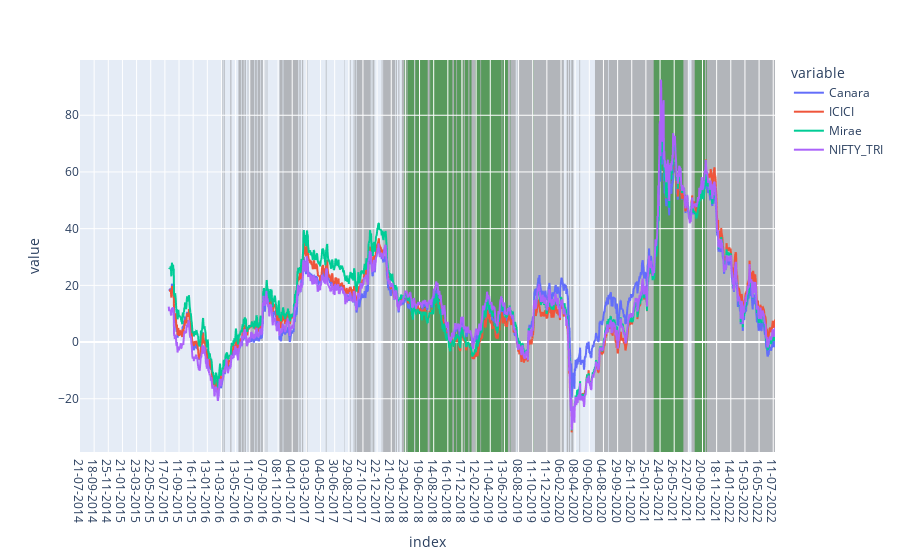

The cell this chart's notebook holds for it:
### Code cell
for i,j in zip(xstart,xend):
    fig.add_vrect(
        x0=i, x1=j,
        fillcolor="grey", opacity=0.5,
        layer="below", line_width=0
    )

for i,j in zip(x_start,x_end):
    fig.add_vrect(
        x0=i, x1=j,
        fillcolor="green", opacity=0.5,
        layer="below", line_width=0
    )
fig.show()

### Figure 1 — Plotly figure (JSON) as saved in the notebook; plotly's stock layout.template omitted (floating-point values rounded to 4 significant figures; data arrays with more than 128 entries replaced by an {"elided": "..."} marker saying what was removed)
{"data": [{"hovertemplate": "variable=Canara<br>index=%{x}<br>value=%{y}<extra></extra>", "legendgroup": "Canara", "line": {"color": "#636efa", "dash": "solid"}, "marker": {"symbol": "circle"}, "mode": "lines", "name": "Canara", "showlegend": true, "type": "scattergl", "x": {"elided": "1966 str values"}, "xaxis": "x", "y": {"elided": "1966 float values"}, "yaxis": "y"}, {"hovertemplate": "variable=ICICI<br>index=%{x}<br>value=%{y}<extra></extra>", "legendgroup": "ICICI", "line": {"color": "#EF553B", "dash": "solid"}, "marker": {"symbol": "circle"}, "mode": "lines", "name": "ICICI", "showlegend": true, "type": "scattergl", "x": {"elided": "1966 str values"}, "xaxis": "x", "y": {"elided": "1966 float values"}, "yaxis": "y"}, {"hovertemplate": "variable=Mirae<br>index=%{x}<br>value=%{y}<extra></extra>", "legendgroup": "Mirae", "line": {"color": "#00cc96", "dash": "solid"}, "marker": {"symbol": "circle"}, "mode": "lines", "name": "Mirae", "showlegend": true, "type": "scattergl", "x": {"elided": "1966 str values"}, "xaxis": "x", "y": {"elided": "1966 float values"}, "yaxis": "y"}, {"hovertemplate": "variable=NIFTY_TRI<br>index=%{x}<br>value=%{y}<extra></extra>", "legendgroup": "NIFTY_TRI", "line": {"color": "#ab63fa", "dash": "solid"}, "marker": {"symbol": "circle"}, "mode": "lines", "name": "NIFTY_TRI", "showlegend": true, "type": "scattergl", "x": {"elided": "1966 str values"}, "xaxis": "x", "y": {"elided": "1966 float values"}, "yaxis": "y"}], "layout": {"autosize": true, "legend": {"title": {"text": "variable"}, "tracegroupgap": 0}, "margin": {"t": 60}, "shapes": [{"fillcolor": "grey", "layer": "below", "line": {"width": 0}, "opacity": 0.5, "type": "rect", "x0": "10-03-2016", "x1": "16-03-2016", "xref": "x", "y0": 0, "y1": 1, "yref": "y domain"}, {"fillcolor": "grey", "layer": "below", "line": {"width": 0}, "opacity": 0.5, "type": "rect", "x0": "18-03-2016", "x1": "21-03-2016", "xref": "x", "y0": 0, "y1": 1, "yref": "y domain"}, {"fillcolor": "grey", "layer": "below", "line": {"width": 0}, "opacity": 0.5, "type": "rect", "x0": "23-03-2016", "x1": "29-03-2016", "xref": "x", "y0": 0, "y1": 1, "yref": "y domain"}, {"fillcolor": "grey", "layer": "below", "line": {"width": 0}, "opacity": 0.5, "type": "rect", "x0": "04-04-2016", "x1": "04-04-2016", "xref": "x", "y0": 0, "y1": 1, "yref": "y domain"}, {"fillcolor": "grey", "layer": "below", "line": {"width": 0}, "opacity": 0.5, "type": "rect", "x0": "22-04-2016", "x1": "27-04-2016", "xref": "x", "y0": 0, "y1": 1, "yref": "y domain"}, {"fillcolor": "grey", "layer": "below", "line": {"width": 0}, "opacity": 0.5, "type": "rect", "x0": "09-05-2016", "x1": "09-05-2016", "xref": "x", "y0": 0, "y1": 1, "yref": "y domain"}, {"fillcolor": "grey", "layer": "below", "line": {"width": 0}, "opacity": 0.5, "type": "rect", "x0": "12-05-2016", "x1": "12-05-2016", "xref": "x", "y0": 0, "y1": 1, "yref": "y domain"}, {"fillcolor": "grey", "layer": "below", "line": {"width": 0}, "opacity": 0.5, "type": "rect", "x0": "18-05-2016", "x1": "18-05-2016", "xref": "x", "y0": 0, "y1": 1, "yref": "y domain"}, {"fillcolor": "grey", "layer": "below", "line": {"width": 0}, "opacity": 0.5, "type": "rect", "x0": "25-05-2016", "x1": "03-06-2016", "xref": "x", "y0": 0, "y1": 1, "yref": "y domain"}, {"fillcolor": "grey", "layer": "below", "line": {"width": 0}, "opacity": 0.5, "type": "rect", "x0": "07-06-2016", "x1": "15-06-2016", "xref": "x", "y0": 0, "y1": 1, "yref": "y domain"}, {"fillcolor": "grey", "layer": "below", "line": {"width": 0}, "opacity": 0.5, "type": "rect", "x0": "17-06-2016", "x1": "23-06-2016", "xref": "x", "y0": 0, "y1": 1, "yref": "y domain"}, {"fillcolor": "grey", "layer": "below", "line": {"width": 0}, "opacity": 0.5, "type": "rect", "x0": "29-06-2016", "x1": "30-06-2016", "xref": "x", "y0": 0, "y1": 1, "yref": "y domain"}, {"fillcolor": "grey", "layer": "below", "line": {"width": 0}, "opacity": 0.5, "type": "rect", "x0": "04-07-2016", "x1": "05-07-2016", "xref": "x", "y0": 0, "y1": 1, "yref": "y domain"}, {"fillcolor": "grey", "layer": "below", "line": {"width": 0}, "opacity": 0.5, "type": "rect", "x0": "11-07-2016", "x1": "28-07-2016", "xref": "x", "y0": 0, "y1": 1, "yref": "y domain"}, {"fillcolor": "grey", "layer": "below", "line": {"width": 0}, "opacity": 0.5, "type": "rect", "x0": "01-08-2016", "x1": "08-08-2016", "xref": "x", "y0": 0, "y1": 1, "yref": "y domain"}, {"fillcolor": "grey", "layer": "below", "line": {"width": 0}, "opacity": 0.5, "type": "rect", "x0": "10-08-2016", "x1": "23-08-2016", "xref": "x", "y0": 0, "y1": 1, "yref": "y domain"}, {"fillcolor": "grey", "layer": "below", "line": {"width": 0}, "opacity": 0.5, "type": "rect", "x0": "25-08-2016", "x1": "01-09-2016", "xref": "x", "y0": 0, "y1": 1, "yref": "y domain"}, {"fillcolor": "grey", "layer": "below", "line": {"width": 0}, "opacity": 0.5, "type": "rect", "x0": "06-09-2016", "x1": "06-09-2016", "xref": "x", "y0": 0, "y1": 1, "yref": "y domain"}, {"fillcolor": "grey", "layer": "below", "line": {"width": 0}, "opacity": 0.5, "type": "rect", "x0": "09-09-2016", "x1": "14-09-2016", "xref": "x", "y0": 0, "y1": 1, "yref": "y domain"}, {"fillcolor": "grey", "layer": "below", "line": {"width": 0}, "opacity": 0.5, "type": "rect", "x0": "16-09-2016", "x1": "19-09-2016", "xref": "x", "y0": 0, "y1": 1, "yref": "y domain"}, {"fillcolor": "grey", "layer": "below", "line": {"width": 0}, "opacity": 0.5, "type": "rect", "x0": "22-09-2016", "x1": "23-09-2016", "xref": "x", "y0": 0, "y1": 1, "yref": "y domain"}, {"fillcolor": "grey", "layer": "below", "line": {"width": 0}, "opacity": 0.5, "type": "rect", "x0": "27-09-2016", "x1": "27-09-2016", "xref": "x", "y0": 0, "y1": 1, "yref": "y domain"}, {"fillcolor": "grey", "layer": "below", "line": {"width": 0}, "opacity": 0.5, "type": "rect", "x0": "03-10-2016", "x1": "03-10-2016", "xref": "x", "y0": 0, "y1": 1, "yref": "y domain"}, {"fillcolor": "grey", "layer": "below", "line": {"width": 0}, "opacity": 0.5, "type": "rect", "x0": "08-11-2016", "x1": "08-11-2016", "xref": "x", "y0": 0, "y1": 1, "yref": "y domain"}, {"fillcolor": "grey", "layer": "below", "line": {"width": 0}, "opacity": 0.5, "type": "rect", "x0": "15-11-2016", "x1": "28-11-2016", "xref": "x", "y0": 0, "y1": 1, "yref": "y domain"}, {"fillcolor": "grey", "layer": "below", "line": {"width": 0}, "opacity": 0.5, "type": "rect", "x0": "30-11-2016", "x1": "30-01-2017", "xref": "x", "y0": 0, "y1": 1, "yref": "y domain"}, {"fillcolor": "grey", "layer": "below", "line": {"width": 0}, "opacity": 0.5, "type": "rect", "x0": "01-02-2017", "x1": "03-02-2017", "xref": "x", "y0": 0, "y1": 1, "yref": "y domain"}, {"fillcolor": "grey", "layer": "below", "line": {"width": 0}, "opacity": 0.5, "type": "rect", "x0": "07-02-2017", "x1": "09-02-2017", "xref": "x", "y0": 0, "y1": 1, "yref": "y domain"}, {"fillcolor": "grey", "layer": "below", "line": {"width": 0}, "opacity": 0.5, "type": "rect", "x0": "14-02-2017", "x1": "17-02-2017", "xref": "x", "y0": 0, "y1": 1, "yref": "y domain"}, {"fillcolor": "grey", "layer": "below", "line": {"width": 0}, "opacity": 0.5, "type": "rect", "x0": "22-02-2017", "x1": "22-02-2017", "xref": "x", "y0": 0, "y1": 1, "yref": "y domain"}, {"fillcolor": "grey", "layer": "below", "line": {"width": 0}, "opacity": 0.5, "type": "rect", "x0": "02-03-2017", "x1": "08-03-2017", "xref": "x", "y0": 0, "y1": 1, "yref": "y domain"}, {"fillcolor": "grey", "layer": "below", "line": {"width": 0}, "opacity": 0.5, "type": "rect", "x0": "20-03-2017", "x1": "20-03-2017", "xref": "x", "y0": 0, "y1": 1, "yref": "y domain"}, {"fillcolor": "grey", "layer": "below", "line": {"width": 0}, "opacity": 0.5, "type": "rect", "x0": "23-03-2017", "x1": "23-03-2017", "xref": "x", "y0": 0, "y1": 1, "yref": "y domain"}, {"fillcolor": "grey", "layer": "below", "line": {"width": 0}, "opacity": 0.5, "type": "rect", "x0": "03-04-2017", "x1": "03-04-2017", "xref": "x", "y0": 0, "y1": 1, "yref": "y domain"}, {"fillcolor": "grey", "layer": "below", "line": {"width": 0}, "opacity": 0.5, "type": "rect", "x0": "12-04-2017", "x1": "12-04-2017", "xref": "x", "y0": 0, "y1": 1, "yref": "y domain"}, {"fillcolor": "grey", "layer": "below", "line": {"width": 0}, "opacity": 0.5, "type": "rect", "x0": "19-05-2017", "x1": "19-05-2017", "xref": "x", "y0": 0, "y1": 1, "yref": "y domain"}, {"fillcolor": "grey", "layer": "below", "line": {"width": 0}, "opacity": 0.5, "type": "rect", "x0": "25-05-2017", "x1": "29-05-2017", "xref": "x", "y0": 0, "y1": 1, "yref": "y domain"}, {"fillcolor": "grey", "layer": "below", "line": {"width": 0}, "opacity": 0.5, "type": "rect", "x0": "03-07-2017", "x1": "03-07-2017", "xref": "x", "y0": 0, "y1": 1, "yref": "y domain"}, {"fillcolor": "grey", "layer": "below", "line": {"width": 0}, "opacity": 0.5, "type": "rect", "x0": "09-08-2017", "x1": "10-08-2017", "xref": "x", "y0": 0, "y1": 1, "yref": "y domain"}, {"fillcolor": "grey", "layer": "below", "line": {"width": 0}, "opacity": 0.5, "type": "rect", "x0": "17-08-2017", "x1": "17-08-2017", "xref": "x", "y0": 0, "y1": 1, "yref": "y domain"}, {"fillcolor": "grey", "layer": "below", "line": {"width": 0}, "opacity": 0.5, "type": "rect", "x0": "29-08-2017", "x1": "29-08-2017", "xref": "x", "y0": 0, "y1": 1, "yref": "y domain"}, {"fillcolor": "grey", "layer": "below", "line": {"width": 0}, "opacity": 0.5, "type": "rect", "x0": "01-09-2017", "x1": "05-09-2017", "xref": "x", "y0": 0, "y1": 1, "yref": "y domain"}, {"fillcolor": "grey", "layer": "below", "line": {"width": 0}, "opacity": 0.5, "type": "rect", "x0": "13-09-2017", "x1": "13-09-2017", "xref": "x", "y0": 0, "y1": 1, "yref": "y domain"}, {"fillcolor": "grey", "layer": "below", "line": {"width": 0}, "opacity": 0.5, "type": "rect", "x0": "15-09-2017", "x1": "18-09-2017", "xref": "x", "y0": 0, "y1": 1, "yref": "y domain"}, {"fillcolor": "grey", "layer": "below", "line": {"width": 0}, "opacity": 0.5, "type": "rect", "x0": "20-09-2017", "x1": "26-09-2017", "xref": "x", "y0": 0, "y1": 1, "yref": "y domain"}, {"fillcolor": "grey", "layer": "below", "line": {"width": 0}, "opacity": 0.5, "type": "rect", "x0": "28-09-2017", "x1": "28-11-2017", "xref": "x", "y0": 0, "y1": 1, "yref": "y domain"}, {"fillcolor": "grey", "layer": "below", "line": {"width": 0}, "opacity": 0.5, "type": "rect", "x0": "30-11-2017", "x1": "01-12-2017", "xref": "x", "y0": 0, "y1": 1, "yref": "y domain"}, {"fillcolor": "grey", "layer": "below", "line": {"width": 0}, "opacity": 0.5, "type": "rect", "x0": "05-12-2017", "x1": "11-12-2017", "xref": "x", "y0": 0, "y1": 1, "yref": "y domain"}, {"fillcolor": "grey", "layer": "below", "line": {"width": 0}, "opacity": 0.5, "type": "rect", "x0": "13-12-2017", "x1": "14-12-2017", "xref": "x", "y0": 0, "y1": 1, "yref": "y domain"}, {"fillcolor": "grey", "layer": "below", "line": {"width": 0}, "opacity": 0.5, "type": "rect", "x0": "18-12-2017", "x1": "18-12-2017", "xref": "x", "y0": 0, "y1": 1, "yref": "y domain"}, {"fillcolor": "grey", "layer": "below", "line": {"width": 0}, "opacity": 0.5, "type": "rect", "x0": "27-12-2017", "x1": "27-12-2017", "xref": "x", "y0": 0, "y1": 1, "yref": "y domain"}, {"fillcolor": "grey", "layer": "below", "line": {"width": 0}, "opacity": 0.5, "type": "rect", "x0": "09-01-2018", "x1": "09-01-2018", "xref": "x", "y0": 0, "y1": 1, "yref": "y domain"}, {"fillcolor": "grey", "layer": "below", "line": {"width": 0}, "opacity": 0.5, "type": "rect", "x0": "11-01-2018", "x1": "15-01-2018", "xref": "x", "y0": 0, "y1": 1, "yref": "y domain"}, {"fillcolor": "grey", "layer": "below", "line": {"width": 0}, "opacity": 0.5, "type": "rect", "x0": "17-01-2018", "x1": "09-03-2018", "xref": "x", "y0": 0, "y1": 1, "yref": "y domain"}, {"fillcolor": "grey", "layer": "below", "line": {"width": 0}, "opacity": 0.5, "type": "rect", "x0": "13-03-2018", "x1": "16-03-2018", "xref": "x", "y0": 0, "y1": 1, "yref": "y domain"}, {"fillcolor": "grey", "layer": "below", "line": {"width": 0}, "opacity": 0.5, "type": "rect", "x0": "20-03-2018", "x1": "20-03-2018", "xref": "x", "y0": 0, "y1": 1, "yref": "y domain"}, {"fillcolor": "grey", "layer": "below", "line": {"width": 0}, "opacity": 0.5, "type": "rect", "x0": "22-03-2018", "x1": "27-03-2018", "xref": "x", "y0": 0, "y1": 1, "yref": "y domain"}, {"fillcolor": "grey", "layer": "below", "line": {"width": 0}, "opacity": 0.5, "type": "rect", "x0": "03-04-2018", "x1": "03-04-2018", "xref": "x", "y0": 0, "y1": 1, "yref": "y domain"}, {"fillcolor": "grey", "layer": "below", "line": {"width": 0}, "opacity": 0.5, "type": "rect", "x0": "09-04-2018", "x1": "29-05-2018", "xref": "x", "y0": 0, "y1": 1, "yref": "y domain"}, {"fillcolor": "grey", "layer": "below", "line": {"width": 0}, "opacity": 0.5, "type": "rect", "x0": "31-05-2018", "x1": "29-07-2019", "xref": "x", "y0": 0, "y1": 1, "yref": "y domain"}, {"fillcolor": "grey", "layer": "below", "line": {"width": 0}, "opacity": 0.5, "type": "rect", "x0": "01-08-2019", "x1": "05-08-2019", "xref": "x", "y0": 0, "y1": 1, "yref": "y domain"}, {"fillcolor": "grey", "layer": "below", "line": {"width": 0}, "opacity": 0.5, "type": "rect", "x0": "07-08-2019", "x1": "18-02-2020", "xref": "x", "y0": 0, "y1": 1, "yref": "y domain"}, {"fillcolor": "grey", "layer": "below", "line": {"width": 0}, "opacity": 0.5, "type": "rect", "x0": "02-03-2020", "x1": "06-03-2020", "xref": "x", "y0": 0, "y1": 1, "yref": "y domain"}, {"fillcolor": "grey", "layer": "below", "line": {"width": 0}, "opacity": 0.5, "type": "rect", "x0": "11-03-2020", "x1": "17-03-2020", "xref": "x", "y0": 0, "y1": 1, "yref": "y domain"}, {"fillcolor": "grey", "layer": "below", "line": {"width": 0}, "opacity": 0.5, "type": "rect", "x0": "20-03-2020", "x1": "30-03-2020", "xref": "x", "y0": 0, "y1": 1, "yref": "y domain"}, {"fillcolor": "grey", "layer": "below", "line": {"width": 0}, "opacity": 0.5, "type": "rect", "x0": "07-04-2020", "x1": "07-04-2020", "xref": "x", "y0": 0, "y1": 1, "yref": "y domain"}, {"fillcolor": "grey", "layer": "below", "line": {"width": 0}, "opacity": 0.5, "type": "rect", "x0": "28-04-2020", "x1": "30-04-2020", "xref": "x", "y0": 0, "y1": 1, "yref": "y domain"}, {"fillcolor": "grey", "layer": "below", "line": {"width": 0}, "opacity": 0.5, "type": "rect", "x0": "01-07-2020", "x1": "21-08-2020", "xref": "x", "y0": 0, "y1": 1, "yref": "y domain"}, {"fillcolor": "grey", "layer": "below", "line": {"width": 0}, "opacity": 0.5, "type": "rect", "x0": "25-08-2020", "x1": "26-07-2021", "xref": "x", "y0": 0, "y1": 1, "yref": "y domain"}, {"fillcolor": "grey", "layer": "below", "line": {"width": 0}, "opacity": 0.5, "type": "rect", "x0": "04-08-2021", "x1": "18-07-2022", "xref": "x", "y0": 0, "y1": 1, "yref": "y domain"}, {"fillcolor": "green", "layer": "below", "line": {"width": 0}, "opacity": 0.5, "type": "rect", "x0": "01-09-2016", "x1": "01-09-2016", "xref": "x", "y0": 0, "y1": 1, "yref": "y domain"}, {"fillcolor": "green", "layer": "below", "line": {"width": 0}, "opacity": 0.5, "type": "rect", "x0": "13-04-2018", "x1": "13-04-2018", "xref": "x", "y0": 0, "y1": 1, "yref": "y domain"}, {"fillcolor": "green", "layer": "below", "line": {"width": 0}, "opacity": 0.5, "type": "rect", "x0": "18-04-2018", "x1": "26-04-2018", "xref": "x", "y0": 0, "y1": 1, "yref": "y domain"}, {"fillcolor": "green", "layer": "below", "line": {"width": 0}, "opacity": 0.5, "type": "rect", "x0": "02-05-2018", "x1": "29-05-2018", "xref": "x", "y0": 0, "y1": 1, "yref": "y domain"}, {"fillcolor": "green", "layer": "below", "line": {"width": 0}, "opacity": 0.5, "type": "rect", "x0": "01-06-2018", "x1": "20-07-2018", "xref": "x", "y0": 0, "y1": 1, "yref": "y domain"}, {"fillcolor": "green", "layer": "below", "line": {"width": 0}, "opacity": 0.5, "type": "rect", "x0": "24-07-2018", "x1": "24-07-2018", "xref": "x", "y0": 0, "y1": 1, "yref": "y domain"}, {"fillcolor": "green", "layer": "below", "line": {"width": 0}, "opacity": 0.5, "type": "rect", "x0": "26-07-2018", "x1": "27-07-2018", "xref": "x", "y0": 0, "y1": 1, "yref": "y domain"}, {"fillcolor": "green", "layer": "below", "line": {"width": 0}, "opacity": 0.5, "type": "rect", "x0": "31-07-2018", "x1": "05-11-2018", "xref": "x", "y0": 0, "y1": 1, "yref": "y domain"}, {"fillcolor": "green", "layer": "below", "line": {"width": 0}, "opacity": 0.5, "type": "rect", "x0": "09-11-2018", "x1": "09-11-2018", "xref": "x", "y0": 0, "y1": 1, "yref": "y domain"}, {"fillcolor": "green", "layer": "below", "line": {"width": 0}, "opacity": 0.5, "type": "rect", "x0": "13-11-2018", "x1": "22-11-2018", "xref": "x", "y0": 0, "y1": 1, "yref": "y domain"}, {"fillcolor": "green", "layer": "below", "line": {"width": 0}, "opacity": 0.5, "type": "rect", "x0": "27-11-2018", "x1": "14-12-2018", "xref": "x", "y0": 0, "y1": 1, "yref": "y domain"}, {"fillcolor": "green", "layer": "below", "line": {"width": 0}, "opacity": 0.5, "type": "rect", "x0": "18-12-2018", "x1": "24-12-2018", "xref": "x", "y0": 0, "y1": 1, "yref": "y domain"}, {"fillcolor": "green", "layer": "below", "line": {"width": 0}, "opacity": 0.5, "type": "rect", "x0": "28-12-2018", "x1": "11-01-2019", "xref": "x", "y0": 0, "y1": 1, "yref": "y domain"}, {"fillcolor": "green", "layer": "below", "line": {"width": 0}, "opacity": 0.5, "type": "rect", "x0": "16-01-2019", "x1": "24-01-2019", "xref": "x", "y0": 0, "y1": 1, "yref": "y domain"}, {"fillcolor": "green", "layer": "below", "line": {"width": 0}, "opacity": 0.5, "type": "rect", "x0": "06-02-2019", "x1": "06-02-2019", "xref": "x", "y0": 0, "y1": 1, "yref": "y domain"}, {"fillcolor": "green", "layer": "below", "line": {"width": 0}, "opacity": 0.5, "type": "rect", "x0": "08-02-2019", "x1": "28-02-2019", "xref": "x", "y0": 0, "y1": 1, "yref": "y domain"}, {"fillcolor": "green", "layer": "below", "line": {"width": 0}, "opacity": 0.5, "type": "rect", "x0": "05-03-2019", "x1": "31-05-2019", "xref": "x", "y0": 0, "y1": 1, "yref": "y domain"}, {"fillcolor": "green", "layer": "below", "line": {"width": 0}, "opacity": 0.5, "type": "rect", "x0": "04-06-2019", "x1": "27-06-2019", "xref": "x", "y0": 0, "y1": 1, "yref": "y domain"}, {"fillcolor": "green", "layer": "below", "line": {"width": 0}, "opacity": 0.5, "type": "rect", "x0": "01-07-2019", "x1": "01-07-2019", "xref": "x", "y0": 0, "y1": 1, "yref": "y domain"}, {"fillcolor": "green", "layer": "below", "line": {"width": 0}, "opacity": 0.5, "type": "rect", "x0": "03-07-2019", "x1": "03-07-2019", "xref": "x", "y0": 0, "y1": 1, "yref": "y domain"}, {"fillcolor": "green", "layer": "below", "line": {"width": 0}, "opacity": 0.5, "type": "rect", "x0": "05-07-2019", "x1": "08-07-2019", "xref": "x", "y0": 0, "y1": 1, "yref": "y domain"}, {"fillcolor": "green", "layer": "below", "line": {"width": 0}, "opacity": 0.5, "type": "rect", "x0": "23-09-2019", "x1": "23-09-2019", "xref": "x", "y0": 0, "y1": 1, "yref": "y domain"}, {"fillcolor": "green", "layer": "below", "line": {"width": 0}, "opacity": 0.5, "type": "rect", "x0": "15-10-2019", "x1": "16-10-2019", "xref": "x", "y0": 0, "y1": 1, "yref": "y domain"}, {"fillcolor": "green", "layer": "below", "line": {"width": 0}, "opacity": 0.5, "type": "rect", "x0": "25-02-2021", "x1": "01-07-2021", "xref": "x", "y0": 0, "y1": 1, "yref": "y domain"}, {"fillcolor": "green", "layer": "below", "line": {"width": 0}, "opacity": 0.5, "type": "rect", "x0": "16-07-2021", "x1": "16-07-2021", "xref": "x", "y0": 0, "y1": 1, "yref": "y domain"}, {"fillcolor": "green", "layer": "below", "line": {"width": 0}, "opacity": 0.5, "type": "rect", "x0": "17-08-2021", "x1": "29-09-2021", "xref": "x", "y0": 0, "y1": 1, "yref": "y domain"}, {"fillcolor": "green", "layer": "below", "line": {"width": 0}, "opacity": 0.5, "type": "rect", "x0": "04-10-2021", "x1": "06-10-2021", "xref": "x", "y0": 0, "y1": 1, "yref": "y domain"}], "xaxis": {"anchor": "y", "autorange": true, "domain": [0, 1], "range": [0, 1965], "title": {"text": "index"}, "type": "category"}, "yaxis": {"anchor": "x", "autorange": true, "domain": [0, 1], "range": [-38.77, 99.49], "title": {"text": "value"}, "type": "linear"}}}
